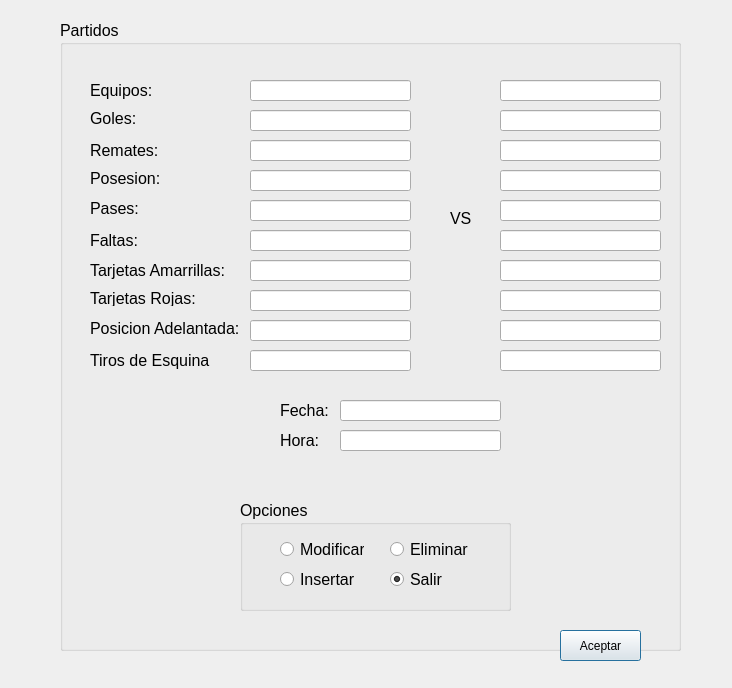
<?xml version="1.0" encoding="UTF-8"?>
<ui version="4.0">
 <class>MantenimientoPartidos</class>
 <widget class="QDialog" name="MantenimientoPartidos">
  <property name="geometry">
   <rect>
    <x>0</x>
    <y>0</y>
    <width>732</width>
    <height>688</height>
   </rect>
  </property>
  <property name="windowTitle">
   <string>Dialog</string>
  </property>
  <widget class="QGroupBox" name="groupBox">
   <property name="geometry">
    <rect>
     <x>60</x>
     <y>20</y>
     <width>621</width>
     <height>631</height>
    </rect>
   </property>
   <property name="font">
    <font>
     <pointsize>12</pointsize>
    </font>
   </property>
   <property name="title">
    <string>Partidos</string>
   </property>
   <widget class="QLineEdit" name="letEquipo2">
    <property name="geometry">
     <rect>
      <x>440</x>
      <y>60</y>
      <width>161</width>
      <height>21</height>
     </rect>
    </property>
    <property name="font">
     <font>
      <pointsize>12</pointsize>
     </font>
    </property>
   </widget>
   <widget class="QLineEdit" name="letPosesion_2">
    <property name="geometry">
     <rect>
      <x>440</x>
      <y>150</y>
      <width>161</width>
      <height>21</height>
     </rect>
    </property>
    <property name="font">
     <font>
      <pointsize>12</pointsize>
     </font>
    </property>
   </widget>
   <widget class="QLabel" name="lblEquipo">
    <property name="geometry">
     <rect>
      <x>30</x>
      <y>60</y>
      <width>131</width>
      <height>21</height>
     </rect>
    </property>
    <property name="font">
     <font>
      <pointsize>12</pointsize>
     </font>
    </property>
    <property name="text">
     <string>Equipos:</string>
    </property>
   </widget>
   <widget class="QLineEdit" name="letPosesion">
    <property name="geometry">
     <rect>
      <x>190</x>
      <y>150</y>
      <width>161</width>
      <height>21</height>
     </rect>
    </property>
    <property name="font">
     <font>
      <pointsize>12</pointsize>
     </font>
    </property>
   </widget>
   <widget class="QLineEdit" name="letEquipo1">
    <property name="geometry">
     <rect>
      <x>190</x>
      <y>60</y>
      <width>161</width>
      <height>21</height>
     </rect>
    </property>
    <property name="font">
     <font>
      <pointsize>12</pointsize>
     </font>
    </property>
   </widget>
   <widget class="QLineEdit" name="letPases_2">
    <property name="geometry">
     <rect>
      <x>440</x>
      <y>180</y>
      <width>161</width>
      <height>21</height>
     </rect>
    </property>
    <property name="font">
     <font>
      <pointsize>12</pointsize>
     </font>
    </property>
   </widget>
   <widget class="QLabel" name="lblTEsquina">
    <property name="geometry">
     <rect>
      <x>30</x>
      <y>330</y>
      <width>131</width>
      <height>21</height>
     </rect>
    </property>
    <property name="font">
     <font>
      <pointsize>12</pointsize>
     </font>
    </property>
    <property name="text">
     <string>Tiros de Esquina</string>
    </property>
   </widget>
   <widget class="QLineEdit" name="letRemates_2">
    <property name="geometry">
     <rect>
      <x>440</x>
      <y>120</y>
      <width>161</width>
      <height>21</height>
     </rect>
    </property>
    <property name="font">
     <font>
      <pointsize>12</pointsize>
     </font>
    </property>
   </widget>
   <widget class="QLineEdit" name="letTEsquina_2">
    <property name="geometry">
     <rect>
      <x>440</x>
      <y>330</y>
      <width>161</width>
      <height>21</height>
     </rect>
    </property>
    <property name="font">
     <font>
      <pointsize>12</pointsize>
     </font>
    </property>
   </widget>
   <widget class="QLineEdit" name="letPAdelantada">
    <property name="geometry">
     <rect>
      <x>190</x>
      <y>300</y>
      <width>161</width>
      <height>21</height>
     </rect>
    </property>
    <property name="font">
     <font>
      <pointsize>12</pointsize>
     </font>
    </property>
   </widget>
   <widget class="QLineEdit" name="letPases">
    <property name="geometry">
     <rect>
      <x>190</x>
      <y>180</y>
      <width>161</width>
      <height>21</height>
     </rect>
    </property>
    <property name="font">
     <font>
      <pointsize>12</pointsize>
     </font>
    </property>
   </widget>
   <widget class="QLabel" name="lblPAdelantada">
    <property name="geometry">
     <rect>
      <x>30</x>
      <y>300</y>
      <width>151</width>
      <height>16</height>
     </rect>
    </property>
    <property name="font">
     <font>
      <pointsize>12</pointsize>
     </font>
    </property>
    <property name="text">
     <string>Posicion Adelantada:</string>
    </property>
   </widget>
   <widget class="QLineEdit" name="letFaltas">
    <property name="geometry">
     <rect>
      <x>190</x>
      <y>210</y>
      <width>161</width>
      <height>21</height>
     </rect>
    </property>
    <property name="font">
     <font>
      <pointsize>12</pointsize>
     </font>
    </property>
   </widget>
   <widget class="QLineEdit" name="letGoles">
    <property name="geometry">
     <rect>
      <x>190</x>
      <y>90</y>
      <width>161</width>
      <height>21</height>
     </rect>
    </property>
    <property name="font">
     <font>
      <pointsize>12</pointsize>
     </font>
    </property>
   </widget>
   <widget class="QLineEdit" name="letTarjetasR">
    <property name="geometry">
     <rect>
      <x>190</x>
      <y>270</y>
      <width>161</width>
      <height>21</height>
     </rect>
    </property>
    <property name="font">
     <font>
      <pointsize>12</pointsize>
     </font>
    </property>
   </widget>
   <widget class="QGroupBox" name="groupBox_2">
    <property name="geometry">
     <rect>
      <x>180</x>
      <y>480</y>
      <width>271</width>
      <height>111</height>
     </rect>
    </property>
    <property name="font">
     <font>
      <pointsize>12</pointsize>
     </font>
    </property>
    <property name="title">
     <string>Opciones</string>
    </property>
    <widget class="QRadioButton" name="rdbModificar">
     <property name="geometry">
      <rect>
       <x>40</x>
       <y>40</y>
       <width>84</width>
       <height>19</height>
      </rect>
     </property>
     <property name="text">
      <string>Modificar</string>
     </property>
     <property name="checkable">
      <bool>true</bool>
     </property>
    </widget>
    <widget class="QRadioButton" name="rdbEliminar">
     <property name="geometry">
      <rect>
       <x>150</x>
       <y>40</y>
       <width>84</width>
       <height>19</height>
      </rect>
     </property>
     <property name="text">
      <string>Eliminar</string>
     </property>
    </widget>
    <widget class="QRadioButton" name="rdbInsertar">
     <property name="geometry">
      <rect>
       <x>40</x>
       <y>70</y>
       <width>84</width>
       <height>19</height>
      </rect>
     </property>
     <property name="text">
      <string>Insertar</string>
     </property>
    </widget>
    <widget class="QRadioButton" name="rdbSalir">
     <property name="geometry">
      <rect>
       <x>150</x>
       <y>70</y>
       <width>84</width>
       <height>19</height>
      </rect>
     </property>
     <property name="text">
      <string>Salir</string>
     </property>
     <property name="checked">
      <bool>true</bool>
     </property>
    </widget>
   </widget>
   <widget class="QLabel" name="lblGoles">
    <property name="geometry">
     <rect>
      <x>30</x>
      <y>90</y>
      <width>131</width>
      <height>16</height>
     </rect>
    </property>
    <property name="font">
     <font>
      <pointsize>12</pointsize>
     </font>
    </property>
    <property name="text">
     <string>Goles:</string>
    </property>
   </widget>
   <widget class="QLabel" name="lblRemates">
    <property name="geometry">
     <rect>
      <x>30</x>
      <y>120</y>
      <width>131</width>
      <height>21</height>
     </rect>
    </property>
    <property name="font">
     <font>
      <pointsize>12</pointsize>
     </font>
    </property>
    <property name="text">
     <string>Remates:</string>
    </property>
   </widget>
   <widget class="QLineEdit" name="letTarjetasR_2">
    <property name="geometry">
     <rect>
      <x>440</x>
      <y>270</y>
      <width>161</width>
      <height>21</height>
     </rect>
    </property>
    <property name="font">
     <font>
      <pointsize>12</pointsize>
     </font>
    </property>
   </widget>
   <widget class="QLineEdit" name="letFaltas_2">
    <property name="geometry">
     <rect>
      <x>440</x>
      <y>210</y>
      <width>161</width>
      <height>21</height>
     </rect>
    </property>
    <property name="font">
     <font>
      <pointsize>12</pointsize>
     </font>
    </property>
   </widget>
   <widget class="QLabel" name="lblPosesion">
    <property name="geometry">
     <rect>
      <x>30</x>
      <y>150</y>
      <width>131</width>
      <height>16</height>
     </rect>
    </property>
    <property name="font">
     <font>
      <pointsize>12</pointsize>
     </font>
    </property>
    <property name="text">
     <string>Posesion:</string>
    </property>
   </widget>
   <widget class="QLabel" name="lblVS">
    <property name="geometry">
     <rect>
      <x>390</x>
      <y>190</y>
      <width>21</width>
      <height>16</height>
     </rect>
    </property>
    <property name="font">
     <font>
      <pointsize>12</pointsize>
     </font>
    </property>
    <property name="text">
     <string>VS</string>
    </property>
   </widget>
   <widget class="QLineEdit" name="letTEsquina">
    <property name="geometry">
     <rect>
      <x>190</x>
      <y>330</y>
      <width>161</width>
      <height>21</height>
     </rect>
    </property>
    <property name="font">
     <font>
      <pointsize>12</pointsize>
     </font>
    </property>
   </widget>
   <widget class="QLineEdit" name="letTarjetasA_2">
    <property name="geometry">
     <rect>
      <x>440</x>
      <y>240</y>
      <width>161</width>
      <height>21</height>
     </rect>
    </property>
    <property name="font">
     <font>
      <pointsize>12</pointsize>
     </font>
    </property>
   </widget>
   <widget class="QLabel" name="lblPases">
    <property name="geometry">
     <rect>
      <x>30</x>
      <y>180</y>
      <width>131</width>
      <height>16</height>
     </rect>
    </property>
    <property name="font">
     <font>
      <pointsize>12</pointsize>
     </font>
    </property>
    <property name="text">
     <string>Pases:</string>
    </property>
   </widget>
   <widget class="QLineEdit" name="letRemates">
    <property name="geometry">
     <rect>
      <x>190</x>
      <y>120</y>
      <width>161</width>
      <height>21</height>
     </rect>
    </property>
    <property name="font">
     <font>
      <pointsize>12</pointsize>
     </font>
    </property>
   </widget>
   <widget class="QLabel" name="lblTarjetasA">
    <property name="geometry">
     <rect>
      <x>30</x>
      <y>240</y>
      <width>151</width>
      <height>21</height>
     </rect>
    </property>
    <property name="font">
     <font>
      <pointsize>12</pointsize>
     </font>
    </property>
    <property name="text">
     <string>Tarjetas Amarrillas:</string>
    </property>
   </widget>
   <widget class="QLabel" name="lblFaltas">
    <property name="geometry">
     <rect>
      <x>30</x>
      <y>210</y>
      <width>131</width>
      <height>21</height>
     </rect>
    </property>
    <property name="font">
     <font>
      <pointsize>12</pointsize>
     </font>
    </property>
    <property name="text">
     <string>Faltas:</string>
    </property>
   </widget>
   <widget class="QLineEdit" name="letGoles_2">
    <property name="geometry">
     <rect>
      <x>440</x>
      <y>90</y>
      <width>161</width>
      <height>21</height>
     </rect>
    </property>
    <property name="font">
     <font>
      <pointsize>12</pointsize>
     </font>
    </property>
   </widget>
   <widget class="QLineEdit" name="letTarjetasA">
    <property name="geometry">
     <rect>
      <x>190</x>
      <y>240</y>
      <width>161</width>
      <height>21</height>
     </rect>
    </property>
    <property name="font">
     <font>
      <pointsize>12</pointsize>
     </font>
    </property>
   </widget>
   <widget class="QLabel" name="lblTarjetasR">
    <property name="geometry">
     <rect>
      <x>30</x>
      <y>270</y>
      <width>131</width>
      <height>16</height>
     </rect>
    </property>
    <property name="font">
     <font>
      <pointsize>12</pointsize>
     </font>
    </property>
    <property name="text">
     <string>Tarjetas Rojas:</string>
    </property>
   </widget>
   <widget class="QLineEdit" name="letPAdelantada_2">
    <property name="geometry">
     <rect>
      <x>440</x>
      <y>300</y>
      <width>161</width>
      <height>21</height>
     </rect>
    </property>
    <property name="font">
     <font>
      <pointsize>12</pointsize>
     </font>
    </property>
   </widget>
   <widget class="QLabel" name="lblFecha">
    <property name="geometry">
     <rect>
      <x>220</x>
      <y>380</y>
      <width>51</width>
      <height>21</height>
     </rect>
    </property>
    <property name="font">
     <font>
      <pointsize>12</pointsize>
     </font>
    </property>
    <property name="text">
     <string>Fecha:</string>
    </property>
   </widget>
   <widget class="QLabel" name="lblHora">
    <property name="geometry">
     <rect>
      <x>220</x>
      <y>410</y>
      <width>41</width>
      <height>21</height>
     </rect>
    </property>
    <property name="font">
     <font>
      <pointsize>12</pointsize>
     </font>
    </property>
    <property name="text">
     <string>Hora:</string>
    </property>
   </widget>
   <widget class="QLineEdit" name="letFecha">
    <property name="geometry">
     <rect>
      <x>280</x>
      <y>380</y>
      <width>161</width>
      <height>21</height>
     </rect>
    </property>
    <property name="font">
     <font>
      <pointsize>12</pointsize>
     </font>
    </property>
   </widget>
   <widget class="QLineEdit" name="letHora">
    <property name="geometry">
     <rect>
      <x>280</x>
      <y>410</y>
      <width>161</width>
      <height>21</height>
     </rect>
    </property>
    <property name="font">
     <font>
      <pointsize>12</pointsize>
     </font>
    </property>
   </widget>
  </widget>
  <widget class="QPushButton" name="pboAceptar">
   <property name="geometry">
    <rect>
     <x>560</x>
     <y>630</y>
     <width>81</width>
     <height>31</height>
    </rect>
   </property>
   <property name="text">
    <string>Aceptar</string>
   </property>
  </widget>
 </widget>
 <resources/>
 <connections>
  <connection>
   <sender>pboAceptar</sender>
   <signal>clicked()</signal>
   <receiver>MantenimientoPartidos</receiver>
   <slot>accept()</slot>
   <hints>
    <hint type="sourcelabel">
     <x>599</x>
     <y>575</y>
    </hint>
    <hint type="destinationlabel">
     <x>365</x>
     <y>308</y>
    </hint>
   </hints>
  </connection>
 </connections>
</ui>
